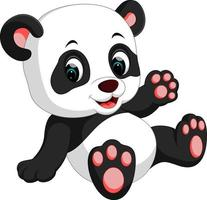
%> input picture panda3.jpg, 207 x 200 px
$ octave ProyectoLab2MBBPSK.m   (GNU Octave 9; MATLAB toolbox functions it lacks are replaced by stand-ins)
%> lines starting %> are read from the running program, lines starting %| are printed output that depends on the picture; in (x1, y1, x2, y2) boxes, pixels count from 0 and x2, y2 are one past the last pixel; in counts of white or black regions, pixels touching at a corner belong together; the program's own positions count from 1
%% FUENTE BINARIA
img=imread("panda3.jpg");
%> img is the input picture: size 200x207x3 uint8; mean R, G, B 190.4, 185.4, 185.4

%Imagen original en escala de grises
img_Gray =  rgb2gray(img);
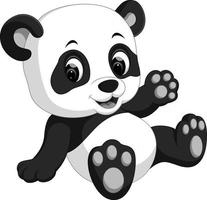
%> img_Gray: size 200x207 uint8; min 0, max 255, mean 186.9

%Imagen Binarizada
level=graythresh(img_Gray);
%> level = 0.561
img_Binaria=im2bw(img_Gray,level);
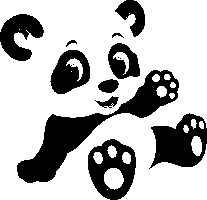
%> img_Binaria: size 200x207 logical; 71.5% white; 14 black regions (3 under 20 px), largest, box (x1, y1, x2, y2) and area: (17, 70, 179, 183) 4215, (149, 113, 207, 169) 1930, (88, 139, 136, 200) 1639

%Secuencia de bits de la imagen
secuencia = reshape(img_Binaria, 1, []);
%> secuencia = 41400 logical values, 29589 true

%Graficas Fuente
figure(1),
imshow(img_Gray);
title('Imagen en escala de grises ');
colorbar;

figure(2),
imshow(img_Binaria);
title('Imagen Binarizada ');

% Grafica señal a transmitir en el Dominio del Tiempo
figure(3)
plot(secuencia,'linewidth',2),grid on;
title('Señal en el dominio el tiempo');
ylim([-0.2,1.2]);
xlim([0,4*10^3])
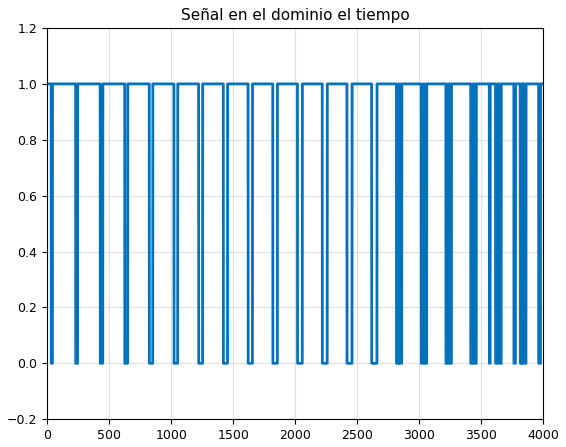
%> figure redrawn from the program's plot data; curve peaks at x = 1, y = 1

% Espectro señal a transmitir
figure(4)
fs = 2*5*10^4;
[X,f] = FourierT(secuencia,fs);
plot(f, X);
xlabel('Frecuencia (Hz)');
ylabel('Amplitud');
title('Espectro de la señal');
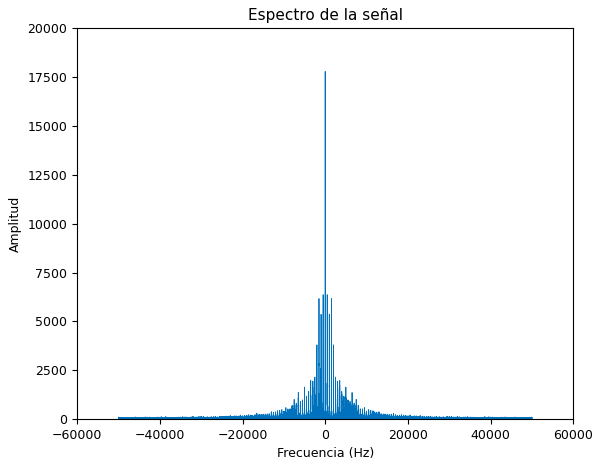
%> figure redrawn from the program's plot data; curve peaks at x = 0, y = 17778

%% MODULACION EN BANDA BASE 8PSK

% Transformacion de la secuencia de bits a secuencia de simbolos de S1 a S8
grupo = 3;
numero_Simbolos = numel(secuencia) / grupo;
%> numero_Simbolos = 13800
secuencia_Simbolos = zeros(1, numero_Simbolos);

for i = 1:numero_Simbolos
    indiceInicio = (i - 1) * grupo + 1;
    indiceFin = indiceInicio + grupo - 1;
    grupoBits = secuencia(indiceInicio:indiceFin);

    secuencia_Simbolos(i) = mapeo_Simbolos(grupoBits);
end
%> this loop made 13800 passes
%> (grupoBits, grupo_Bits_str in mapeo_Simbolos, index in mapeo_Simbolos) on passes 1 to 3: ([true true true], '111', 8), ([true true true], '111', 8), ([true true true], '111', 8)

%Transformacion a secuencia de simbolos rectangulares
secuencia_simbolos_real= real(secuencia_Simbolos);
secuecia_simbolos_img= imag(secuencia_Simbolos);

% Grafica de constelacion usando la secuencia de simbolos rectangulares
scatterplot(secuencia_Simbolos);
title('Diagrama de Constelación 8PSK');
xlabel('Parte Real');
ylabel('Parte Imaginaria');
axis square;
grid on;
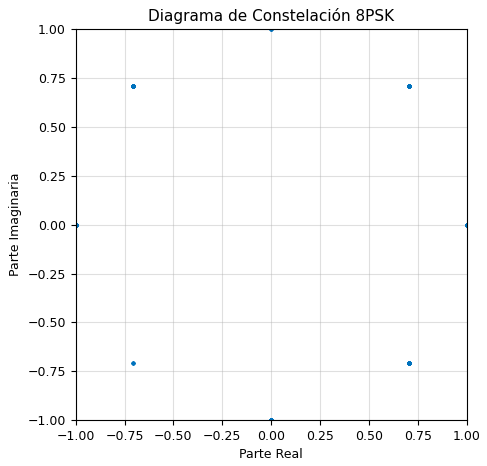
%> figure redrawn from the program's plot data

% Espectro Señal Modulada en Banda Base
figure(5)
fs = (5*10^4)/3;
[X,f] = FourierT(secuencia_Simbolos,fs);
figure(5)
plot(f, X);
xlabel('Frecuencia (Hz)');
ylabel('Amplitud');
title('Espectro de la señal en Banda Base');
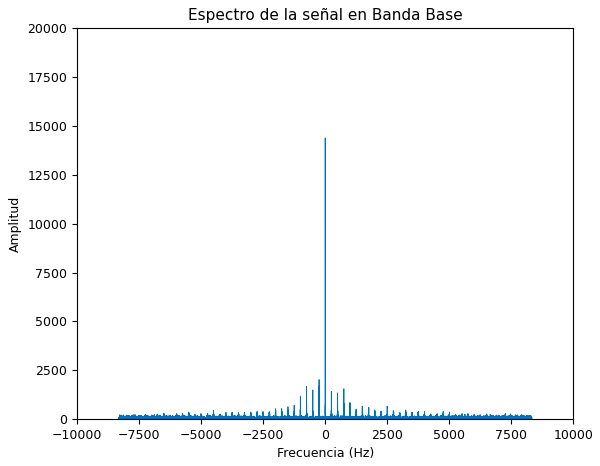
%> figure redrawn from the program's plot data; curve peaks at x = 0, y = 14379.5
%% PULSO CONFORMADOR
% Parámetros del pulso conformador
alfa = 0.5; %factor de roll-off
span = 1; %numero de simbolos
mps = 6; %muestras por simbolos

% Pulso conformador
%> the run ends on the next line
pulso = rcosdesign(alfa, span, mps, 'sqrt');
% [100 lines not run here, left out]
function mapeo = mapeo_Simbolos(grupo_Bits)

    % Define un diccionario (matriz de celdas) para mapear los grupos de bits a valores
    diccionario_8PSK = {
    '000', 1 + 0j;     % S1
    '001', 0.707 + 0.707j;  % S2
    '010', 0 + 1j;     % S3
    '011', -0.707 + 0.707j;  % S4
    '100', -1 + 0j;     % S5
    '101', -0.707 - 0.707j; % S6
    '110', 0 - 1j;     % S7
    '111', 0.707 - 0.707j; % S8
    };

    % Convierte el grupo_Bits a una cadena
    grupo_Bits_str = sprintf('%d', grupo_Bits);

    % Busca el valor correspondiente en el diccionario
    index = find(strcmp(diccionario_8PSK(:,1), grupo_Bits_str));

    if ~isempty(index)
        mapeo = diccionario_8PSK{index, 2};
    else
        error('Grupo de bits no válido');
    end
end

% Funcion para determinar el Espectro

function [X,f] = FourierT(x,fs)

    %t = (0:(length(x)-1)) / fs;
    senal = 2 * x - 1;
    X = fft(senal);
    X = fftshift(X);
    X = abs(X);
    f = (-length(x)/2:length(x)/2-1) * fs / length(x);
end

$ run again, with mapache.jpg copied over panda3.jpg
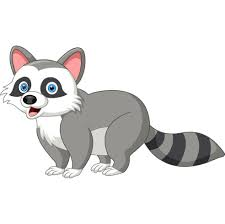
%> input picture mapache.jpg, 225 x 224 px
%> img is the input picture: size 224x225x3 uint8; mean R, G, B 228.9, 228, 227.4
%> level = 0.749
%> `img_Binaria=im2bw(img_Gray,level);`:
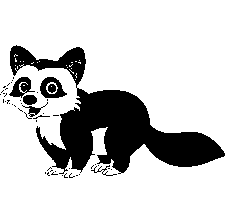
%> img_Binaria: size 224x225 logical; 79.8% white; 50 black regions (42 under 20 px), largest, box (x1, y1, x2, y2) and area: (10, 45, 225, 174) 9120, (40, 77, 67, 98) 297, (9, 77, 35, 98) 271
%> secuencia = 50400 logical values, 40241 true
%> the loop `for i = 1:numero_Simbolos` made 16800 passes
%> (grupoBits, grupo_Bits_str in mapeo_Simbolos, index in mapeo_Simbolos) on passes 1 to 3: ([true true true], '111', 8), ([true true true], '111', 8), ([true true true], '111', 8)
%> `title('Espectro de la señal en Banda Base');`:
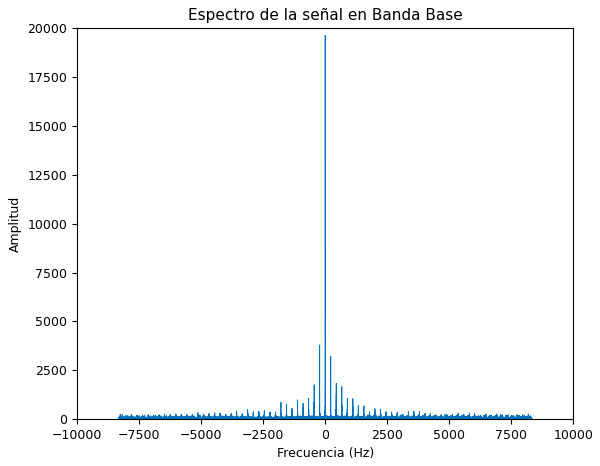
%> figure redrawn from the program's plot data; curve peaks at x = 0, y = 19626.5
